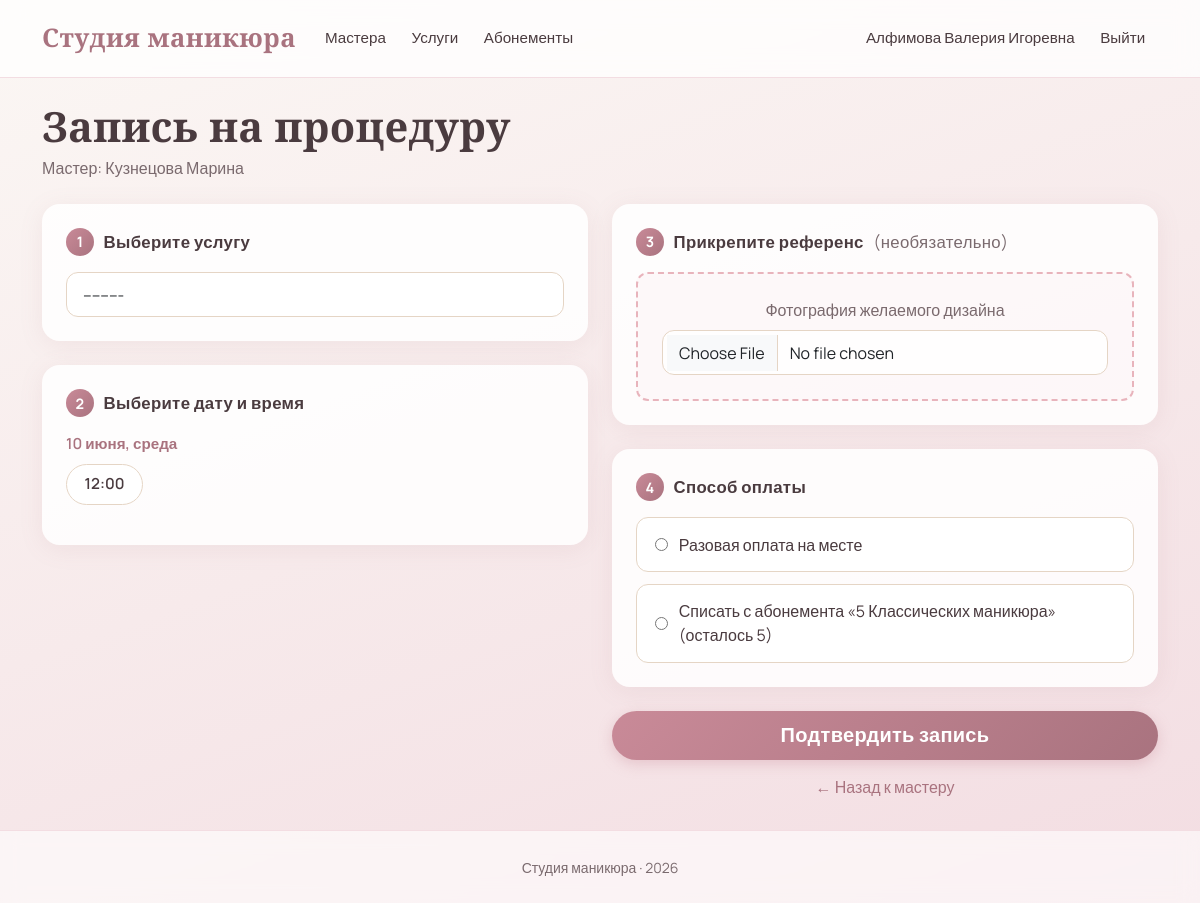
Screenshot of /booking/book/1/ (signed in) with the database file from the repository.
### accounts/models.py (models this page shows, shortened)
class User(AbstractUser):
    class Role(models.TextChoices):
        CLIENT = 'client', 'Клиент'
        MASTER = 'master', 'Мастер'
        ADMIN = 'admin', 'Администратор'
    role = models.CharField(
        'Роль',
        max_length=20,
        choices=Role.choices,
        default=Role.CLIENT,
    )
    email = models.EmailField('Эл. почта', unique=True)
    username = models.CharField(
        'Имя пользователя',
        max_length=150,
        unique=False,  # разрешаем повторяющиеся имена
    )
    full_name = models.CharField('ФИО', max_length=100, blank=True)
    phone = models.CharField('Телефон', max_length=20, blank=True)
    created_at = models.DateTimeField('Дата регистрации', auto_now_add=True)
    must_change_password = models.BooleanField(
        'Требуется смена пароля',
        default=False,
        help_text='Если включено, пользователь будет обязан сменить пароль при следующем входе.',
    )
    class Meta:
        verbose_name = 'Пользователь'
        verbose_name_plural = 'Пользователи'
    @property
    def display_name(self):
        if self.full_name:
            return self.full_name
        combined = f'{self.first_name} {self.last_name}'.strip()
        if combined:
            return combined
        return self.username
    @property
    def is_client(self):
        return self.role == self.Role.CLIENT

class MasterProfile(models.Model):
    user = models.OneToOneField(
        User,
        on_delete=models.CASCADE,
        related_name='master_profile',
        verbose_name='Пользователь',
    )
    specialization = models.CharField('Специализация', max_length=100, blank=True)
    experience_years = models.PositiveIntegerField('Опыт работы (лет)', default=0)
    biography = models.TextField('Биография', blank=True)
    avatar = models.ImageField('Фото профиля', upload_to='avatars/', null=True, blank=True)
    class Meta:
        verbose_name = 'Профиль мастера'
        verbose_name_plural = 'Профили мастеров'

### booking/models.py (models this page shows, shortened)
class TimeSlot(models.Model):
    class Status(models.TextChoices):
        FREE = 'free', 'Свободен'
        BUSY = 'busy', 'Занят'
    master = models.ForeignKey(
        MasterProfile,
        on_delete=models.CASCADE,
        related_name='time_slots',
        verbose_name='Мастер',
    )
    date = models.DateField('Дата')
    start_time = models.TimeField('Время начала')
    duration_minutes = models.PositiveIntegerField('Длительность (мин)', default=60)
    status = models.CharField(
        'Статус',
        max_length=20,
        choices=Status.choices,
        default=Status.FREE,
    )
    class Meta:
        verbose_name = 'Временной слот'
        verbose_name_plural = 'Временные слоты'
        ordering = ['date', 'start_time']
        unique_together = ('master', 'date', 'start_time')

### booking/views.py (the view)
# urls.py: path('book/<int:master_pk>/', views.book_appointment, name='book_appointment'),
@login_required
def book_appointment(request, master_pk):
    master = get_object_or_404(MasterProfile.objects.select_related('user'), pk=master_pk)
    if not request.user.is_client:
        messages.error(request, 'Записываться могут только клиенты.')
        return redirect('master_detail', pk=master_pk)
    if request.method == 'POST':
        form = AppointmentForm(request.POST, request.FILES,
                               master=master, client=request.user)
        if form.is_valid():
            slot = form.cleaned_data['time_slot']
            service = form.cleaned_data['service']
            payment_choice = form.cleaned_data['payment_choice']
            reference_photo = form.cleaned_data['reference_photo']
            subscription = None
            if payment_choice == 'single':
                payment_method = Appointment.PaymentMethod.SINGLE
            else:
                sub_id = int(payment_choice.split('_')[1])
                subscription = get_object_or_404(
                    Subscription, pk=sub_id, client=request.user
                )
                payment_method = Appointment.PaymentMethod.SUBSCRIPTION
            Appointment.objects.create(
                client=request.user,
                time_slot=slot,
                service=service,
                subscription=subscription,
                reference_photo=reference_photo,
                payment_method=payment_method,
            )
            slot.status = TimeSlot.Status.BUSY
            slot.save(update_fields=['status'])
            messages.success(request, 'Вы успешно записались на процедуру!')
            return redirect('account')
    else:
        form = AppointmentForm(master=master, client=request.user)
    free_slots = master.time_slots.filter(status=TimeSlot.Status.FREE).order_by('date', 'start_time')
    slots_by_date = []
    current = None
    months = ['января','февраля','марта','апреля','мая','июня','июля',
              'августа','сентября','октября','ноября','декабря']
    weekdays = ['понедельник','вторник','среда','четверг','пятница','суббота','воскресенье']
    for slot in free_slots:
        if current is None or current['date'] != slot.date:
            label = f'{slot.date.day} {months[slot.date.month-1]}, {weekdays[slot.date.weekday()]}'
            current = {'date': slot.date, 'label': label, 'slots': []}
            slots_by_date.append(current)
        current['slots'].append(slot)
    return render(request, 'booking/book_appointment.html', {
        'master': master,
        'form': form,
        'slots_by_date': slots_by_date,
    })

### catalog/models.py (called while the page is built)
    def __str__(self):
        return f'{self.name} — {self.price} руб.'

### subscriptions/models.py (called while the page is built)
    @property
    def expiry_date(self):
        return self.purchase_date + timedelta(days=self.subscription_type.validity_days)

    @property
    def is_active(self):
        return (
            self.payment_status == self.PaymentStatus.PAID
            and self.procedures_left > 0
            and self.expiry_date >= timezone.now().date()
        )

### templates/booking/book_appointment.html (shortened to what this page needs)
{% extends 'base.html' %}
{% block content %}
<h1 class="mb-1">Запись на процедуру</h1>
<p class="text-muted mb-4">Мастер: {{ master.user.display_name }}</p>
<form method="post" enctype="multipart/form-data">
    <div class="row g-4">
        <div class="col-lg-6">
            <div class="booking-step">
                <h5 class="step-title"><span class="step-num">1</span> Выберите услугу</h5>
                {{ form.service }}
            </div>
            <div class="booking-step mt-4">
                <h5 class="step-title"><span class="step-num">2</span> Выберите дату и время</h5>
                {% if slots_by_date %}
                    {% for day in slots_by_date %}
                        <div class="slot-day">
                            <div class="slot-day-label">{{ day.label }}</div>
                            <div class="slot-times">
                                {% for slot in day.slots %}
                                    <label class="slot-chip">
                                        <span>{{ slot.start_time|time:"H:i" }}</span>
                                    </label>
                                {% endfor %}
                            </div>
                        </div>
                    {% endfor %}
                {% else %}
                    <div class="alert alert-warning mb-0">У этого мастера пока нет свободных слотов для записи.</div>
                {% endif %}
            </div>
        </div>
        <div class="col-lg-6">
            <div class="booking-step">
                <h5 class="step-title"><span class="step-num">3</span> Прикрепите референс <span class="text-muted fw-normal">(необязательно)</span></h5>
                <div class="reference-drop">
                    <p class="text-muted mb-2">Фотография желаемого дизайна</p>
                    {{ form.reference_photo }}
                </div>
            </div>
            <div class="booking-step mt-4">
                <h5 class="step-title"><span class="step-num">4</span> Способ оплаты</h5>
                <div class="payment-options">
                    {% for radio in form.payment_choice %}
                        <label class="payment-option">
                            {{ radio.tag }}
                            <span>{{ radio.choice_label }}</span>
                        </label>
                    {% endfor %}
                </div>
            </div>
            <button type="submit" class="btn btn-dark w-100 btn-lg mt-4">Подтвердить запись</button>
            <a href="{% url 'master_detail' master.pk %}" class="btn btn-link w-100 mt-2">← Назад к мастеру</a>
        </div>
    </div>
</form>
{% endblock %}

### templates/base.html (shortened to what this page needs)
{% load static %}
<!DOCTYPE html>
<html lang="ru">
<head>
    <link href="https://cdn.jsdelivr.net/npm/bootstrap@5.3.3/dist/css/bootstrap.min.css" rel="stylesheet">
    <link href="{% static 'css/style.css' %}" rel="stylesheet">
</head>
<body>
<nav class="navbar navbar-expand-lg">
    <div class="container">
        <a class="navbar-brand" href="{% url 'home' %}">Студия маникюра</a>
        <div class="collapse navbar-collapse">
            <ul class="navbar-nav me-auto">
                <li class="nav-item"><a class="nav-link" href="{% url 'home' %}">Мастера</a></li>
                <li class="nav-item"><a class="nav-link" href="{% url 'service_list' %}">Услуги</a></li>
                <li class="nav-item"><a class="nav-link" href="{% url 'subscription_list' %}">Абонементы</a></li>
            </ul>
            <ul class="navbar-nav">
                {% if user.is_authenticated %}
                    <li class="nav-item"><a class="nav-link" href="{% url 'account' %}">{{ user.display_name }}</a></li>
                    <li class="nav-item">
                        <form action="{% url 'logout' %}" method="post" class="d-inline">
                            <button type="submit" class="btn btn-link nav-link">Выйти</button>
                        </form>
                    </li>
                {% else %}
                    <li class="nav-item"><a class="nav-link" href="{% url 'login' %}">Войти</a></li>
                    <li class="nav-item"><a class="nav-link" href="{% url 'register' %}">Регистрация</a></li>
                {% endif %}
            </ul>
        </div>
    </div>
</nav>
<main class="container my-4">
    {% block content %}{% endblock %}
</main>
<footer>
    <div class="container text-center">
        <small>Студия маникюра · 2026</small>
    </div>
</footer>
</body>
</html>

### static/css/style.css (style rules this page uses)
:root { --cream: #FBF7F4; --blush: #F3DDE2; --rose: #E8B4BC; --rose-deep: #C98A98; --mauve: #A9737F; --beige: #EFE6DD; --beige-warm: #E5D5C5; --ink: #4A3B3F; --ink-soft: #7A6A6E; --white: #FFFFFF; --shadow-soft: 0 10px 40px rgba(169, 115, 127, 0.12); --shadow-card: 0 4px 24px rgba(169, 115, 127, 0.10); --shadow-hover: 0 16px 48px rgba(169, 115, 127, 0.20); --radius: 18px; --radius-sm: 12px; }
html, body { height: 100%; }
body { display: flex; flex-direction: column; min-height: 100vh; margin: 0; font-family: 'Manrope', sans-serif; color: var(--ink); background: linear-gradient(160deg, var(--cream) 0%, var(--blush) 100%); background-attachment: fixed; }
main { flex: 1 0 auto; }
footer { flex-shrink: 0; }
h1, h2, h3, h4, h5, .display-4 { font-family: 'Cormorant Garamond', serif; font-weight: 600; color: var(--ink); letter-spacing: 0.3px; }
h1 { font-size: 2.6rem; }
.text-muted { color: var(--ink-soft) !important; }
.navbar { background: rgba(255, 255, 255, 0.75) !important; backdrop-filter: blur(12px); border-bottom: 1px solid var(--blush) !important; padding-top: 0.9rem; padding-bottom: 0.9rem; }
.navbar-brand { font-family: 'Cormorant Garamond', serif; font-size: 1.6rem !important; font-weight: 700 !important; color: var(--mauve) !important; letter-spacing: 0.5px; }
.navbar .nav-link { color: var(--ink) !important; font-weight: 500; font-size: 0.95rem; margin: 0 0.3rem; transition: color 0.2s ease; }
.btn-dark { background: linear-gradient(135deg, var(--rose-deep) 0%, var(--mauve) 100%); border: none; border-radius: 50px; padding: 0.6rem 1.6rem; font-weight: 600; letter-spacing: 0.3px; box-shadow: 0 4px 14px rgba(201, 138, 152, 0.35); transition: transform 0.2s ease, box-shadow 0.2s ease; }
.btn-link { color: var(--mauve); text-decoration: none; font-weight: 500; }
.form-control, .form-select { border: 1.5px solid var(--beige-warm); border-radius: var(--radius-sm); padding: 0.6rem 1rem; background: rgba(255, 255, 255, 0.9); transition: border-color 0.2s ease, box-shadow 0.2s ease; }
footer { background: rgba(255, 255, 255, 0.6) !important; backdrop-filter: blur(10px); border-top: 1px solid var(--blush) !important; padding: 1.5rem 0; color: var(--ink-soft); }
.booking-step { background: rgba(255, 255, 255, 0.85); border-radius: var(--radius); padding: 1.5rem; box-shadow: var(--shadow-card); }
.step-title { font-family: 'Manrope', sans-serif; font-size: 1.05rem; font-weight: 700; color: var(--ink); margin-bottom: 1rem; display: flex; align-items: center; gap: 0.6rem; }
.step-num { display: inline-flex; align-items: center; justify-content: center; width: 28px; height: 28px; border-radius: 50%; background: linear-gradient(135deg, var(--rose-deep), var(--mauve)); color: #fff; font-size: 0.9rem; font-weight: 700; flex-shrink: 0; }
.slot-day { margin-bottom: 1rem; }
.slot-day-label { font-weight: 600; color: var(--mauve); margin-bottom: 0.5rem; font-size: 0.95rem; }
.slot-times { display: flex; flex-wrap: wrap; gap: 0.5rem; }
.slot-chip { position: relative; cursor: pointer; }
.slot-chip span { display: inline-block; padding: 0.5rem 1.1rem; border: 1.5px solid var(--beige-warm); border-radius: 50px; background: #fff; color: var(--ink); font-weight: 600; font-size: 0.95rem; transition: all 0.2s ease; }
.reference-drop { border: 2px dashed var(--rose); border-radius: var(--radius-sm); padding: 1.5rem; text-align: center; background: rgba(243, 221, 226, 0.15); }
.payment-options { display: flex; flex-direction: column; gap: 0.75rem; }
.payment-option { display: flex; align-items: center; gap: 0.7rem; padding: 0.9rem 1.1rem; border: 1.5px solid var(--beige-warm); border-radius: var(--radius-sm); background: #fff; cursor: pointer; transition: border-color 0.2s ease; }
.payment-option input { accent-color: var(--mauve); }

### rows the page displays
User: display_name "Алфимова Валерия Игоревна"
MasterProfile: user.display_name "Кузнецова Марина"
TimeSlot: start_time "12:00"

### other values shown
{{ day.label }} "10 июня, среда"
{{ radio.choice_label }} "Разовая оплата на месте" "Списать с абонемента «5 Классических маникюра» (осталось 5)"
